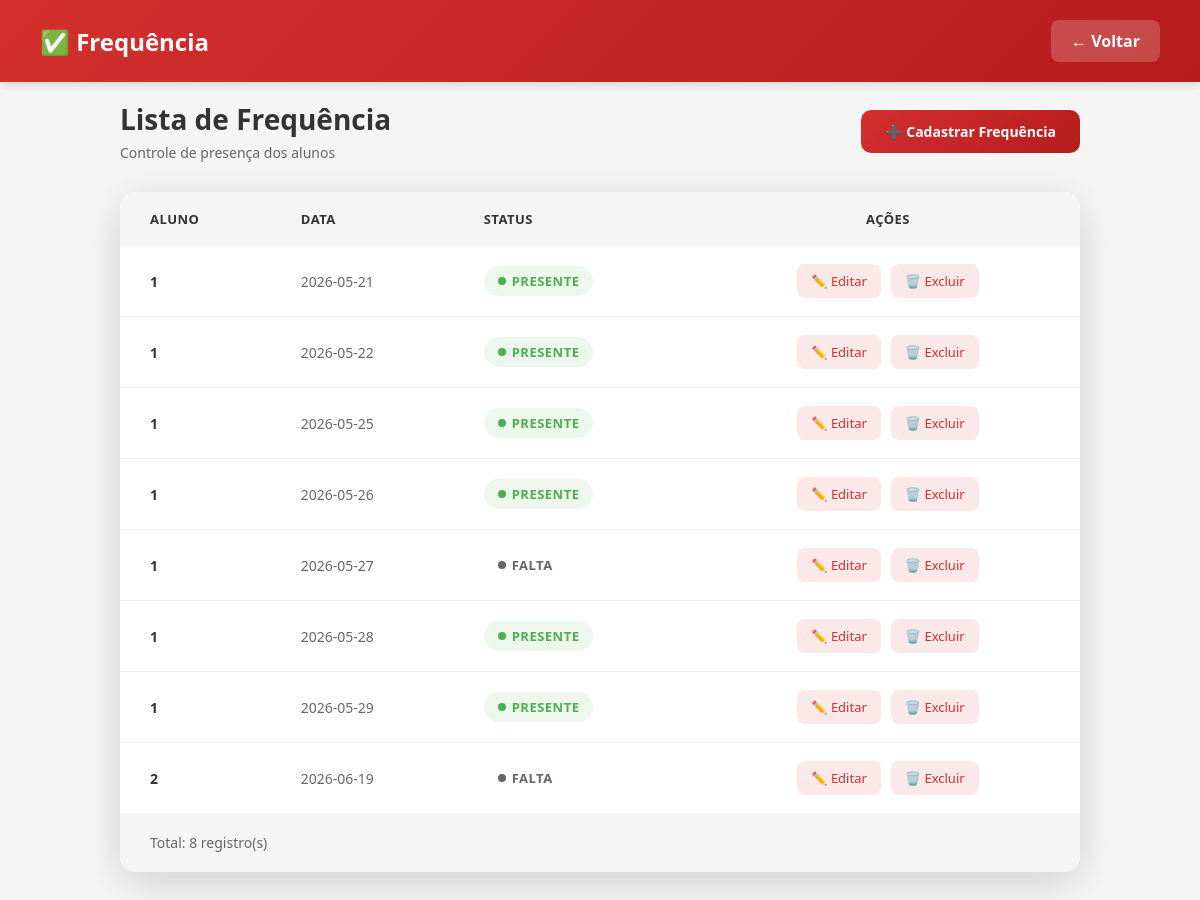
The app's page /frequencia (signed in) with its own data.
### tables this page shows
CREATE TABLE frequencia(
    id INTEGER PRIMARY KEY AUTOINCREMENT,
    aluno_id INTEGER NOT NULL,
    data TEXT NOT NULL,
    status TEXT NOT NULL
);

### app.py (the view)
@app.route("/frequencia")
def frequencia():
    if "usuario" not in session:
        return redirect("/")
    conn = sqlite3.connect("banco.db")
    cursor = conn.cursor()
    cursor.execute("""
    SELECT frequencia.*, alunos.nome
    FROM frequencia

    JOIN alunos
    ON frequencia.aluno_id = alunos.id
    """)
    lista_frequencia = cursor.fetchall()
    conn.close()
    return render_template(
        "frequencia.html",
        frequencia=lista_frequencia
    )

### templates/frequencia.html (shortened to what this page needs)
<!DOCTYPE html>
<html lang="pt-br">
<head>
    <link rel="stylesheet" href="{{ url_for('static', filename='css/frequencia.css') }}">
</head>
<body>
    <div class="header">
        <h1>✅ Frequência</h1>
        <a href="/dashboard_professor" class="btn-voltar">← Voltar</a>
    </div>
    <div class="container">
        <div class="page-header">
            <div class="title-area">
                <h2>Lista de Frequência</h2>
                <p>Controle de presença dos alunos</p>
            </div>
            <a href="/cadastrar_frequencia" class="btn-cadastrar">
                ➕ Cadastrar Frequência
            </a>
        </div>
        <div class="table-card">
            <div class="table-wrapper">
                <table>
                    <thead>
                        <tr>
                            <th>Aluno</th>
                            <th>Data</th>
                            <th>Status</th>
                            <th>Ações</th>
                        </tr>
                    </thead>
                    <tbody>
                        {% for f in frequencia %}
                        <tr>
                            <td data-label="Aluno">{{ f[1] }}</td>
                            <td data-label="Data">{{ f[2] }}</td>
                            <td data-label="Status">
                                <span class="status-badge status-{{ f[3]|lower }}">
                                    {{ f[3] }}
                                </span>
                            </td>
                            <td data-label="Ações">
                                <div class="actions-cell">
                                    <a href="/editar_frequencia/{{ f[0] }}" class="btn-action btn-edit">
                                        ✏️ Editar
                                    </a>
                                    <a href="/excluir_frequencia/{{ f[0] }}" class="btn-action btn-delete">
                                        🗑️ Excluir
                                    </a>
                                </div>
                            </td>
                        </tr>
                        {% endfor %}
                    </tbody>
                </table>
            </div>
            <div class="table-footer">
                <p>Total: {{ frequencia|length }} registro(s)</p>
        </div>
    </div>
</body>
</html>

### static/css/frequencia.css (style rules this page uses)
* { margin: 0; padding: 0; box-sizing: border-box; }
:root { --vermelho: #d32f2f; --vermelho-escuro: #b71c1c; --vermelho-claro: #ff5252; --verde: #4caf50; --laranja: #ff9800; --cinza-escuro: #333333; --cinza-medio: #666666; --cinza-claro: #f5f5f5; --branco: #ffffff; --sombra: rgba(0, 0, 0, 0.1); --sombra-forte: rgba(0, 0, 0, 0.15); }
body { font-family: 'Segoe UI', Tahoma, Geneva, Verdana, sans-serif; background-color: var(--cinza-claro); min-height: 100vh; }
.header { background: linear-gradient(135deg, var(--vermelho) 0%, var(--vermelho-escuro) 100%); color: var(--branco); padding: 20px 40px; display: flex; justify-content: space-between; align-items: center; box-shadow: 0 2px 10px var(--sombra-forte); position: fixed; top: 0; left: 0; right: 0; z-index: 100; }
.header h1 { font-size: 24px; font-weight: 600; display: flex; align-items: center; gap: 12px; }
.header .btn-voltar { background: rgba(255, 255, 255, 0.2); color: var(--branco); padding: 10px 20px; border-radius: 8px; text-decoration: none; font-weight: 600; transition: all 0.3s ease; }
.container { max-width: 1000px; margin: 0 auto; padding: 100px 20px 40px; }
.page-header { display: flex; justify-content: space-between; align-items: center; margin-bottom: 30px; flex-wrap: wrap; gap: 20px; }
.page-header .title-area h2 { color: var(--cinza-escuro); font-size: 28px; }
.page-header .title-area p { color: var(--cinza-medio); font-size: 14px; margin-top: 5px; }
.btn-cadastrar { display: inline-flex; align-items: center; gap: 8px; background: linear-gradient(135deg, var(--vermelho) 0%, var(--vermelho-escuro) 100%); color: var(--branco); padding: 12px 24px; border-radius: 10px; text-decoration: none; font-weight: 600; font-size: 14px; transition: all 0.3s ease; }
.table-card { background: var(--branco); border-radius: 15px; box-shadow: 0 10px 40px var(--sombra-forte); overflow: hidden; }
.table-wrapper { overflow-x: auto; }
table { width: 100%; border-collapse: collapse; }
thead { background: var(--cinza-claro); }
thead th { padding: 18px 20px; text-align: left; color: var(--cinza-escuro); font-size: 13px; font-weight: 700; text-transform: uppercase; letter-spacing: 0.5px; white-space: nowrap; }
thead th:first-child { padding-left: 30px; }
thead th:last-child { text-align: center; padding-right: 30px; }
tbody tr { border-bottom: 1px solid #eee; transition: all 0.3s ease; }
tbody tr:last-child { border-bottom: none; }
tbody td { padding: 18px 20px; color: var(--cinza-medio); font-size: 14px; }
tbody td:first-child { padding-left: 30px; font-weight: 600; color: var(--cinza-escuro); }
tbody td:last-child { text-align: center; padding-right: 30px; }
.status-badge { display: inline-flex; align-items: center; gap: 6px; padding: 6px 14px; border-radius: 20px; font-size: 13px; font-weight: 600; text-transform: uppercase; letter-spacing: 0.5px; }
.status-presente { background: rgba(76, 175, 80, 0.1); color: var(--verde); }
.status-badge::before { content: ''; width: 8px; height: 8px; border-radius: 50%; background: currentColor; }
.actions-cell { display: flex; gap: 10px; justify-content: center; }
.btn-action { padding: 8px 14px; border-radius: 8px; font-size: 13px; text-decoration: none; font-weight: 500; transition: all 0.3s ease; display: inline-flex; align-items: center; gap: 5px; }
.btn-edit { background: rgba(211, 47, 47, 0.1); color: var(--vermelho); }
.btn-delete { background: rgba(211, 47, 47, 0.1); color: var(--vermelho); }
.table-footer { padding: 20px 30px; background: var(--cinza-claro); display: flex; justify-content: space-between; align-items: center; flex-wrap: wrap; gap: 15px; }
.table-footer p { color: var(--cinza-medio); font-size: 14px; }

### records on screen
frequencia: aluno "1", data "2026-05-21", status "PRESENTE"
frequencia: aluno "1", data "2026-05-22", status "PRESENTE"
frequencia: aluno "1", data "2026-05-25", status "PRESENTE"
frequencia: aluno "1", data "2026-05-26", status "PRESENTE"
frequencia: aluno "1", data "2026-05-27", status "FALTA"
frequencia: aluno "1", data "2026-05-28", status "PRESENTE"
frequencia: aluno "1", data "2026-05-29", status "PRESENTE"
frequencia: aluno "2", data "2026-06-19", status "FALTA"

### other values on screen
{{ frequencia|length }} "8"
